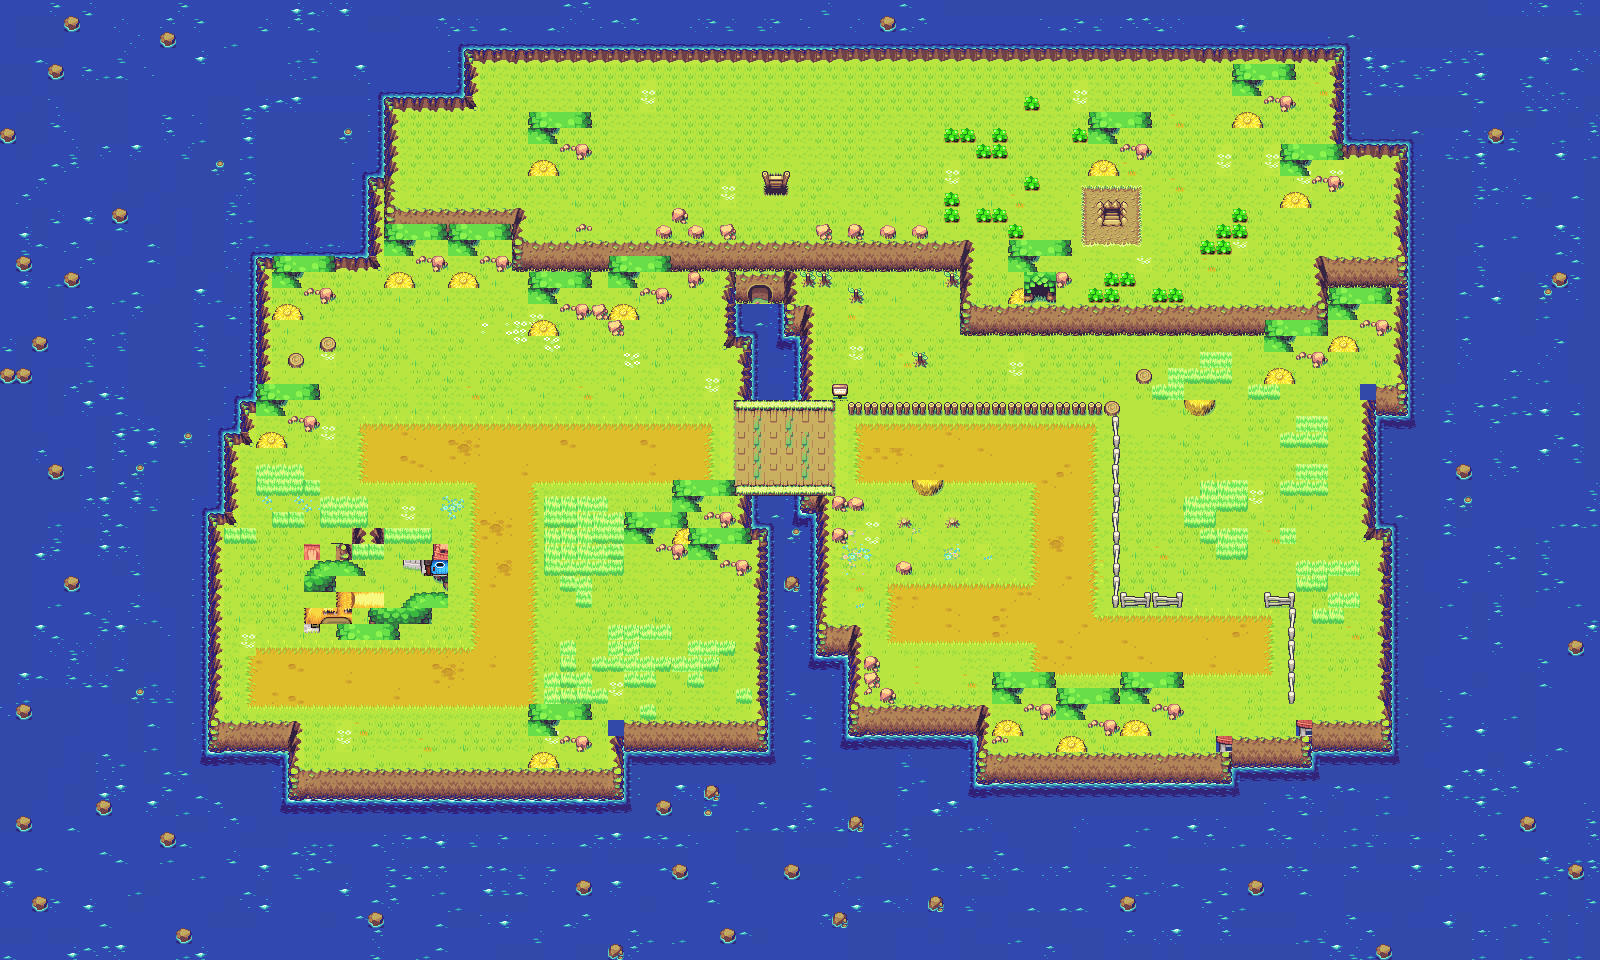

This game map was drawn from its Tiled (.tmx) file and the tilesets committed beside it. A one-line description and the trimmed map source follow:
An orthogonal 100x60 tile map with 16x16 px tiles, 10 tile layers (Base, Ground, Ground-Decorations, Obstacles 1, ...), 3 tilesets.

<map version="1.10" tiledversion="1.11.0" orientation="orthogonal" renderorder="right-down" width="100" height="60" tilewidth="16" tileheight="16" infinite="0" nextlayerid="12" nextobjectid="1">
 <tileset firstgid="1" source="lon lon ranch.tsx" />
 <tileset firstgid="3061" source="south hyrule field.tsx" />
 <tileset firstgid="6400" source="other-tiles.tsx" />
 <layer id="1" name="Base" width="100" height="60">
  <data>[6000 cells, 6000 non-empty, 71 distinct tile ids]</data>
 </layer>
 <layer id="2" name="Ground" width="100" height="60">
  <data>[6000 cells, 2978 non-empty, 159 distinct tile ids]</data>
 </layer>
 <layer id="3" name="Ground-Decorations" width="100" height="60">
  <data>[6000 cells, 281 non-empty, 99 distinct tile ids]</data>
 </layer>
 <layer id="4" name="Obstacles 1" width="100" height="60">
  <data>[6000 cells, 89 non-empty, 43 distinct tile ids]</data>
 </layer>
 <layer id="7" name="Obstacles 2" width="100" height="60">
  <data>[6000 cells, 388 non-empty, 190 distinct tile ids]</data>
 </layer>
 <layer id="10" name="Ground-Decorations 2" width="100" height="60">
  <data>[6000 cells, 1 non-empty, 1 distinct tile ids]</data>
 </layer>
 <layer id="8" name="Level2" width="100" height="60">
  <data>[6000 cells, 213 non-empty, 44 distinct tile ids]</data>
 </layer>
 <layer id="11" name="Obstacles Level2" width="100" height="60">
  <data>[6000 cells, 438 non-empty, 68 distinct tile ids]</data>
 </layer>
 <layer id="5" name="Collision" width="100" height="60">
  <data>[6000 cells, 0 non-empty, 0 distinct tile ids]</data>
 </layer>
 <layer id="6" name="Foreground" width="100" height="60">
  <data>[6000 cells, 123 non-empty, 41 distinct tile ids]</data>
 </layer>
</map>